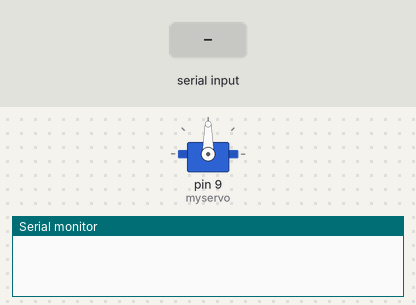
This sketch was run on a simulated Arduino Uno, built with avr-gcc and run on an emulated ATmega328P. Parts: servo, the last lines printed to the serial monitor. The test bench sets the inputs (shaded band).

Above: at 1.2 s.
1.3 s: "90,45\n" received over Serial
At 2.0 s:
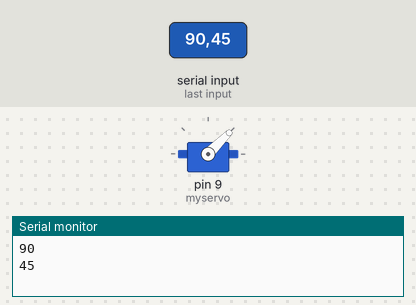
2.8 s: "30,150\n" received over Serial
At 3.1 s:
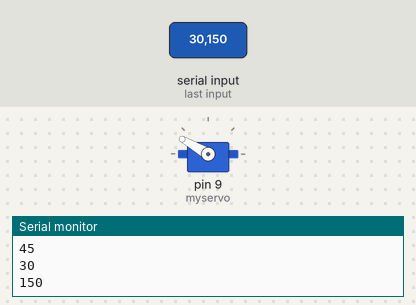
4.3 s: "5\n" received over Serial
At 5.3 s:
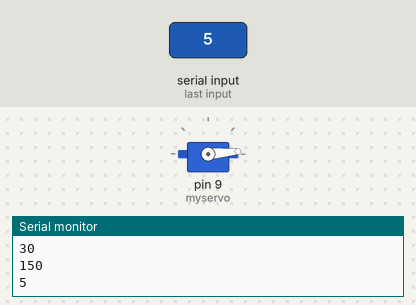
5.8 s: "200\n" received over Serial
At 6.5 s:
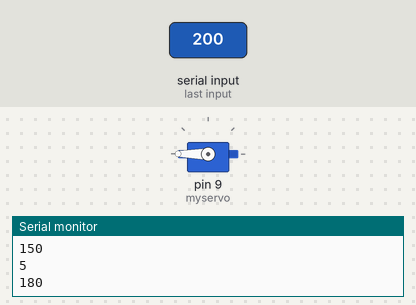
7.3 s: "90\n" received over Serial
At 7.6 s:
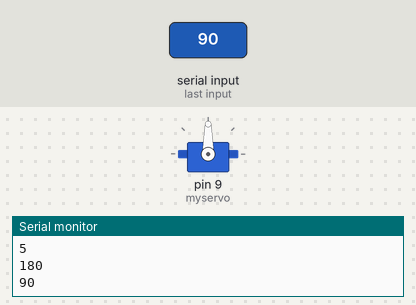
Timing chart, 0 to 9.8 s (numbered marks = the images above; inputs shaded):
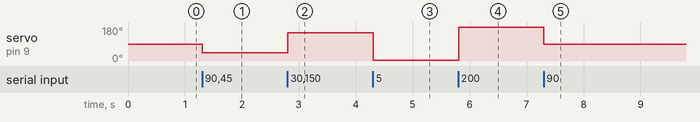

Measured:
- after the input at 1.3 s, servo on pin 9 (myservo): 90° → 45° at once
- after the input at 2.8 s, servo on pin 9 (myservo): 45° → 150° at once
- after the input at 4.3 s, servo on pin 9 (myservo): 150° → 5° at once
- after the input at 5.8 s, servo on pin 9 (myservo): 5° → 180° at once
- after the input at 7.3 s, servo on pin 9 (myservo): 180° → 90° at once

The sketch:

SERVO_MOTOR_EM.ino
```cpp
#include <Servo.h> // A Servo könyvtár beillesztése, amely lehetővé teszi a szervomotor vezérlését

Servo myservo; // Egy Servo objektum létrehozása

void setup() {
  Serial.begin(9600); // Soros kommunikáció inicializálása 9600 bit/s sebességgel
  myservo.attach(9); // A szervomotor csatlakoztatása a 9-es pinhez
}

void loop() {
  int val; // Egy változó létrehozása az érték tárolására
  while (Serial.available() > 0) { // Amíg van elérhető adat a soros porton
    val = Serial.parseInt(); // Az adat beolvasása és egész számként értelmezése
    if (val != 0) { // Ha az érték nem nulla
      if (val > 180) {
        val = 180; // Ha az érték nagyobb, mint 180, akkor állítsa be 180-ra
      }
      Serial.println(val); // Az érték kiírása a soros monitorra
      myservo.write(val); // A szervomotor pozíciójának beállítása az érték alapján
    }
  }
  delay(5); // Rövid késleltetés a ciklus végén
}
```
